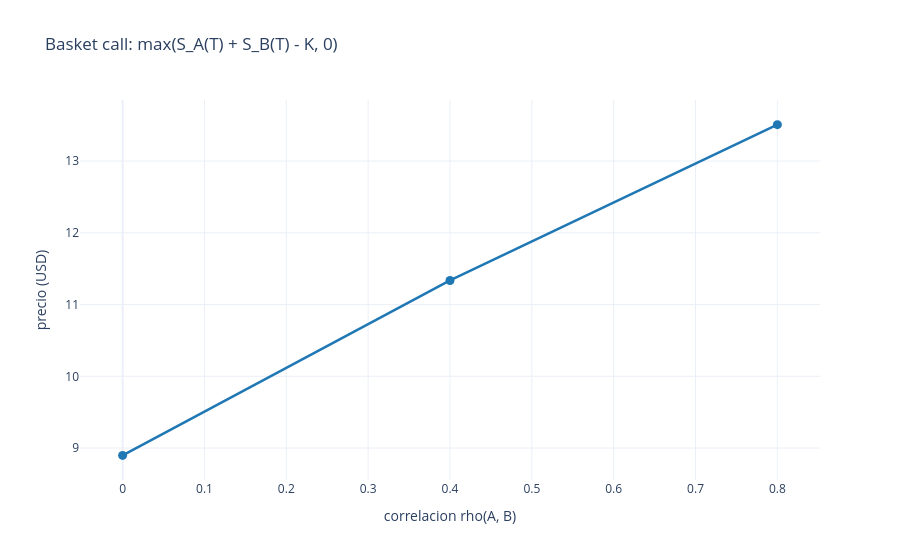

The code cell stored with this chart in its notebook:
### Markdown cell above
## 2. Basket call: `max(S_A(T) + S_B(T) - K, 0)`

Una call sobre la SUMA de los dos activos. Mas correlacion entre A y B implica mas varianza de
la suma (`Var(A+B) = var_A + var_B + 2*rho*cov`), y una opcion vale mas cuanta mas varianza tiene
su subyacente (Jensen/convexidad del payoff) -- el precio del basket call debe SUBIR con la
correlacion.

### Code cell
K_BASKET = 2 * S0 * 1.10  # ligeramente OTM sobre la suma

basket_contract = qd.when(
    T,
    qd.cashflow("USD", qd.maximum(qd.fixing(OBS_A, T) + qd.fixing(OBS_B, T) - K_BASKET, 0.0)),
)

basket_prices = [price_basket(basket_contract, f"BASKET_CALL_{rho}", basket_model(rho)) for rho in CORRELATIONS]

plot_correlation_curves(
    [("basket call", basket_prices, COLOR_BASKET)],
    "Basket call: max(S_A(T) + S_B(T) - K, 0)",
)

for rho, price in zip(CORRELATIONS, basket_prices):
    print(f"rho={rho:+.2f}  basket call = {price:.4f}")

assert basket_prices == sorted(basket_prices), "el basket call deberia subir monotonamente con la correlacion"
print("\nConfirmado: el precio sube con la correlacion (mas varianza de la suma => call mas cara).")

### Figure 1 — Plotly figure (JSON) as saved in the notebook; plotly's stock layout.template omitted (floating-point values rounded to 4 significant figures)
{"data": [{"hovertemplate": "rho=%{x:+.2f}<br>basket call=%{y:.4f}<extra></extra>", "line": {"color": "#1f77b4", "width": 2.5}, "marker": {"size": 9}, "mode": "lines+markers", "name": "basket call", "type": "scatter", "x": [0.0, 0.4, 0.8], "y": [8.898, 11.34, 13.51]}], "layout": {"hovermode": "x unified", "legend": {"orientation": "h", "x": 0, "xanchor": "left", "y": 1.02, "yanchor": "bottom"}, "title": {"text": "Basket call: max(S_A(T) + S_B(T) - K, 0)"}, "xaxis": {"title": {"text": "correlacion rho(A, B)"}}, "yaxis": {"title": {"text": "precio (USD)"}}}}
